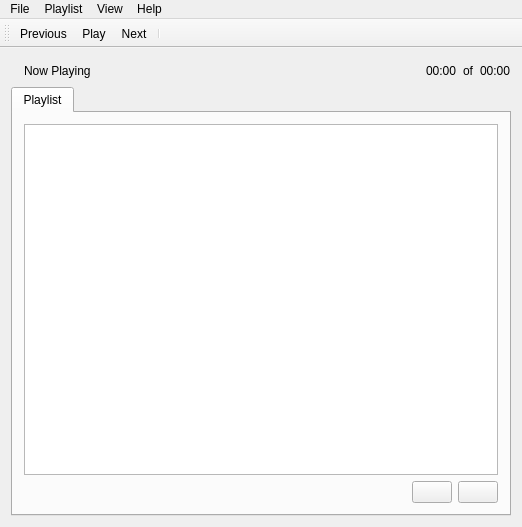
<?xml version="1.0" encoding="UTF-8"?>
<ui version="4.0">
 <class>MUIClass</class>
 <widget class="QMainWindow" name="MUIClass">
  <property name="windowModality">
   <enum>Qt::NonModal</enum>
  </property>
  <property name="geometry">
   <rect>
    <x>0</x>
    <y>0</y>
    <width>522</width>
    <height>527</height>
   </rect>
  </property>
  <property name="windowTitle">
   <string>MUI</string>
  </property>
  <property name="windowIcon">
   <iconset resource="../rcc/res.qrc">
    <normaloff>:/images/images/juk.png</normaloff>:/images/images/juk.png</iconset>
  </property>
  <widget class="QWidget" name="centralWidget">
   <layout class="QHBoxLayout" name="horizontalLayout_3">
    <item>
     <widget class="QWidget" name="widget" native="true">
      <layout class="QVBoxLayout" name="verticalLayout">
       <property name="leftMargin">
        <number>0</number>
       </property>
       <property name="topMargin">
        <number>2</number>
       </property>
       <property name="rightMargin">
        <number>0</number>
       </property>
       <property name="bottomMargin">
        <number>0</number>
       </property>
       <item>
        <layout class="QHBoxLayout" name="horizontalLayout">
         <item>
          <widget class="QLabel" name="labelPic">
           <property name="sizePolicy">
            <sizepolicy hsizetype="Preferred" vsizetype="Preferred">
             <horstretch>0</horstretch>
             <verstretch>0</verstretch>
            </sizepolicy>
           </property>
           <property name="frameShadow">
            <enum>QFrame::Sunken</enum>
           </property>
           <property name="text">
            <string/>
           </property>
           <property name="pixmap">
            <pixmap resource="../rcc/res.qrc">:/images/images/juk.png</pixmap>
           </property>
          </widget>
         </item>
         <item>
          <widget class="QLabel" name="labelNowPlaying">
           <property name="sizePolicy">
            <sizepolicy hsizetype="Preferred" vsizetype="Preferred">
             <horstretch>0</horstretch>
             <verstretch>0</verstretch>
            </sizepolicy>
           </property>
           <property name="font">
            <font>
             <weight>50</weight>
             <italic>false</italic>
             <bold>false</bold>
            </font>
           </property>
           <property name="text">
            <string>Now Playing</string>
           </property>
          </widget>
         </item>
         <item>
          <spacer name="horizontalSpacer_2">
           <property name="orientation">
            <enum>Qt::Horizontal</enum>
           </property>
           <property name="sizeHint" stdset="0">
            <size>
             <width>30</width>
             <height>20</height>
            </size>
           </property>
          </spacer>
         </item>
         <item>
          <widget class="QLabel" name="labelTime">
           <property name="sizePolicy">
            <sizepolicy hsizetype="Preferred" vsizetype="Preferred">
             <horstretch>0</horstretch>
             <verstretch>0</verstretch>
            </sizepolicy>
           </property>
           <property name="font">
            <font>
             <italic>false</italic>
            </font>
           </property>
           <property name="text">
            <string>00:00</string>
           </property>
          </widget>
         </item>
         <item>
          <widget class="QLabel" name="label_2">
           <property name="text">
            <string>of</string>
           </property>
          </widget>
         </item>
         <item>
          <widget class="QLabel" name="labelTotalTime">
           <property name="text">
            <string>00:00</string>
           </property>
          </widget>
         </item>
        </layout>
       </item>
       <item>
        <widget class="QTabWidget" name="tabPlaylist">
         <property name="tabPosition">
          <enum>QTabWidget::North</enum>
         </property>
         <property name="tabShape">
          <enum>QTabWidget::Rounded</enum>
         </property>
         <property name="currentIndex">
          <number>0</number>
         </property>
         <widget class="QWidget" name="tab">
          <attribute name="title">
           <string>Playlist</string>
          </attribute>
          <layout class="QVBoxLayout" name="verticalLayout_2">
           <item>
            <widget class="QTreeView" name="treeView">
             <property name="editTriggers">
              <set>QAbstractItemView::NoEditTriggers</set>
             </property>
             <property name="alternatingRowColors">
              <bool>true</bool>
             </property>
             <property name="indentation">
              <number>0</number>
             </property>
             <property name="uniformRowHeights">
              <bool>true</bool>
             </property>
            </widget>
           </item>
           <item>
            <layout class="QHBoxLayout" name="horizontalLayout_2">
             <item>
              <spacer name="horizontalSpacer">
               <property name="orientation">
                <enum>Qt::Horizontal</enum>
               </property>
               <property name="sizeHint" stdset="0">
                <size>
                 <width>40</width>
                 <height>20</height>
                </size>
               </property>
              </spacer>
             </item>
             <item>
              <widget class="QPushButton" name="buttonAdd">
               <property name="icon">
                <iconset resource="../rcc/res.qrc">
                 <normaloff>:/images/images/add.png</normaloff>:/images/images/add.png</iconset>
               </property>
               <property name="shortcut">
                <string>+</string>
               </property>
              </widget>
             </item>
             <item>
              <widget class="QPushButton" name="buttonRemove">
               <property name="icon">
                <iconset resource="../rcc/res.qrc">
                 <normaloff>:/images/images/remove.png</normaloff>:/images/images/remove.png</iconset>
               </property>
              </widget>
             </item>
            </layout>
           </item>
          </layout>
         </widget>
        </widget>
       </item>
      </layout>
     </widget>
    </item>
   </layout>
  </widget>
  <widget class="QMenuBar" name="menuBar">
   <property name="geometry">
    <rect>
     <x>0</x>
     <y>0</y>
     <width>522</width>
     <height>21</height>
    </rect>
   </property>
   <widget class="QMenu" name="menuHelp">
    <property name="title">
     <string>Help</string>
    </property>
    <addaction name="actionAbout"/>
   </widget>
   <widget class="QMenu" name="menuFile">
    <property name="title">
     <string>File</string>
    </property>
    <addaction name="actionExit"/>
   </widget>
   <widget class="QMenu" name="menuPlaylist">
    <property name="title">
     <string>Playlist</string>
    </property>
    <addaction name="actionOpen"/>
    <addaction name="actionSave"/>
    <addaction name="separator"/>
    <addaction name="actionClear"/>
   </widget>
   <widget class="QMenu" name="menuView">
    <property name="title">
     <string>View</string>
    </property>
    <addaction name="actionEditStyleSheet"/>
    <addaction name="actionErrorLog"/>
    <addaction name="separator"/>
   </widget>
   <addaction name="menuFile"/>
   <addaction name="menuPlaylist"/>
   <addaction name="menuView"/>
   <addaction name="menuHelp"/>
  </widget>
  <widget class="QToolBar" name="toolBar">
   <property name="windowTitle">
    <string>Player Controls</string>
   </property>
   <property name="allowedAreas">
    <set>Qt::BottomToolBarArea|Qt::TopToolBarArea</set>
   </property>
   <property name="iconSize">
    <size>
     <width>24</width>
     <height>24</height>
    </size>
   </property>
   <attribute name="toolBarArea">
    <enum>TopToolBarArea</enum>
   </attribute>
   <attribute name="toolBarBreak">
    <bool>false</bool>
   </attribute>
   <addaction name="actionPrevious"/>
   <addaction name="actionPlay"/>
   <addaction name="actionNext"/>
   <addaction name="separator"/>
  </widget>
  <action name="actionAbout">
   <property name="icon">
    <iconset resource="../rcc/res.qrc">
     <normaloff>:/images/images/help.png</normaloff>:/images/images/help.png</iconset>
   </property>
   <property name="text">
    <string>About</string>
   </property>
  </action>
  <action name="actionExit">
   <property name="icon">
    <iconset resource="../rcc/res.qrc">
     <normaloff>:/images/images/exit.png</normaloff>:/images/images/exit.png</iconset>
   </property>
   <property name="text">
    <string>Exit</string>
   </property>
  </action>
  <action name="actionOpen">
   <property name="icon">
    <iconset resource="../rcc/res.qrc">
     <normaloff>:/images/images/open.png</normaloff>:/images/images/open.png</iconset>
   </property>
   <property name="text">
    <string>Open...</string>
   </property>
  </action>
  <action name="actionClear">
   <property name="icon">
    <iconset resource="../rcc/res.qrc">
     <normaloff>:/images/images/clear.png</normaloff>:/images/images/clear.png</iconset>
   </property>
   <property name="text">
    <string>Clear</string>
   </property>
  </action>
  <action name="actionSave">
   <property name="icon">
    <iconset resource="../rcc/res.qrc">
     <normaloff>:/images/images/save.png</normaloff>:/images/images/save.png</iconset>
   </property>
   <property name="text">
    <string>Save...</string>
   </property>
  </action>
  <action name="actionPlay">
   <property name="icon">
    <iconset resource="../rcc/res.qrc">
     <normaloff>:/images/images/play.png</normaloff>:/images/images/play.png</iconset>
   </property>
   <property name="text">
    <string>Play</string>
   </property>
  </action>
  <action name="actionNext">
   <property name="icon">
    <iconset resource="../rcc/res.qrc">
     <normaloff>:/images/images/next.png</normaloff>:/images/images/next.png</iconset>
   </property>
   <property name="text">
    <string>Next</string>
   </property>
  </action>
  <action name="actionPrevious">
   <property name="icon">
    <iconset resource="../rcc/res.qrc">
     <normaloff>:/images/images/previous.png</normaloff>:/images/images/previous.png</iconset>
   </property>
   <property name="text">
    <string>Previous</string>
   </property>
  </action>
  <action name="actionErrorLog">
   <property name="text">
    <string>Error Log...</string>
   </property>
  </action>
  <action name="actionEditStyleSheet">
   <property name="text">
    <string>Edit Style Sheet...</string>
   </property>
  </action>
 </widget>
 <layoutdefault spacing="6" margin="11"/>
 <resources>
  <include location="../rcc/res.qrc"/>
 </resources>
 <connections/>
</ui>
